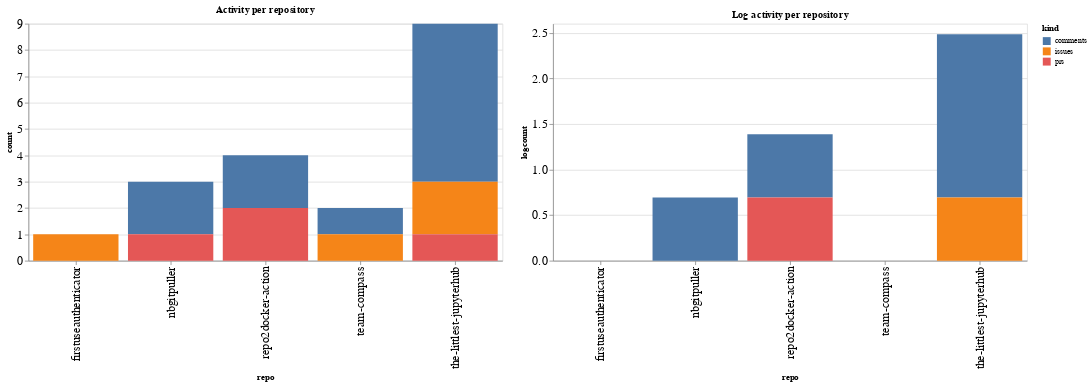

This figure's notebook cell:
### Code cell
ch1 = alt.Chart(repo_summaries, width=600, title="Activity per repository").mark_bar().encode(
    x='repo',
    y='count',
    color='kind',
    tooltip="kind"
)

ch2 = alt.Chart(repo_summaries, width=600, title="Log activity per repository").mark_bar().encode(
    x='repo',
    y='logcount',
    color='kind',
    tooltip="kind"
)

ch1 | ch2

### Figure 1 — Vega-Lite specification as saved in the notebook (floating-point values rounded to 4 significant figures)
{"config": {"axisLeft": {"labelFontSize": 15}, "axisBottom": {"labelFontSize": 15}}, "hconcat": [{"mark": "bar", "encoding": {"color": {"type": "nominal", "field": "kind"}, "tooltip": {"type": "nominal", "field": "kind"}, "x": {"type": "nominal", "field": "repo"}, "y": {"type": "quantitative", "field": "count"}}, "title": "Activity per repository", "width": 600}, {"mark": "bar", "encoding": {"color": {"type": "nominal", "field": "kind"}, "tooltip": {"type": "nominal", "field": "kind"}, "x": {"type": "nominal", "field": "repo"}, "y": {"type": "quantitative", "field": "logcount"}}, "title": "Log activity per repository", "width": 600}], "data": {"name": "data-a3abfcba8d4eff97d8c35fb650dc49dd"}, "$schema": "https://vega.github.io/schema/vega-lite/v4.8.1.json", "datasets": {"data-a3abfcba8d4eff97d8c35fb650dc49dd": [{"repo": "firstuseauthenticator", "kind": "issues", "count": 1, "logcount": 0.0}, {"repo": "nbgitpuller", "kind": "comments", "count": 2, "logcount": 0.6931}, {"repo": "nbgitpuller", "kind": "prs", "count": 1, "logcount": 0.0}, {"repo": "repo2docker-action", "kind": "comments", "count": 2, "logcount": 0.6931}, {"repo": "repo2docker-action", "kind": "prs", "count": 2, "logcount": 0.6931}, {"repo": "team-compass", "kind": "comments", "count": 1, "logcount": 0.0}, {"repo": "team-compass", "kind": "issues", "count": 1, "logcount": 0.0}, {"repo": "the-littlest-jupyterhub", "kind": "comments", "count": 6, "logcount": 1.792}, {"repo": "the-littlest-jupyterhub", "kind": "issues", "count": 2, "logcount": 0.6931}, {"repo": "the-littlest-jupyterhub", "kind": "prs", "count": 1, "logcount": 0.0}]}}
